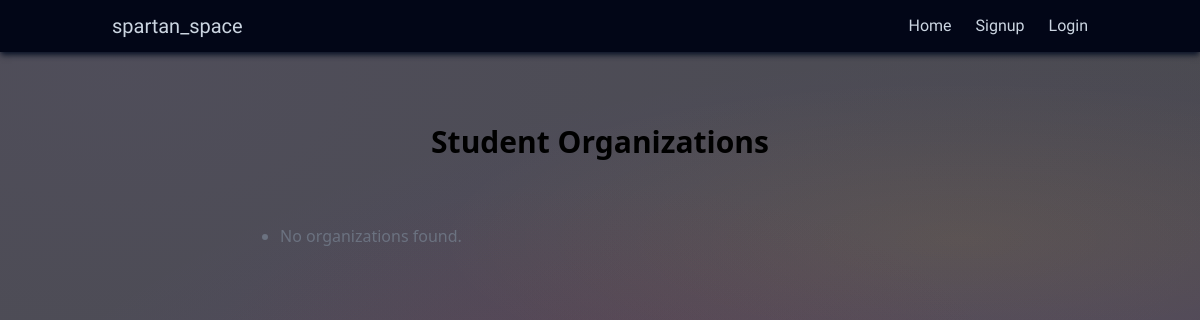
Page /organizations/ on the earlier database version.
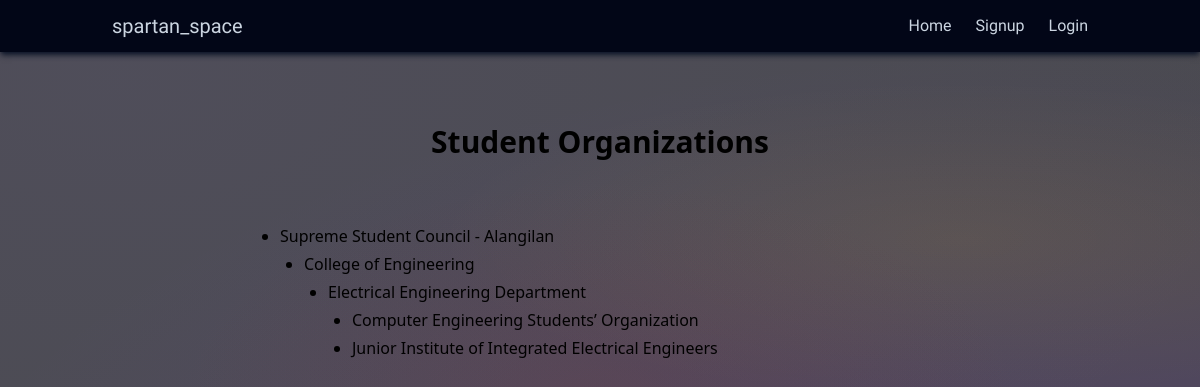
Same page on the later database version.
### users/models.py (models this page shows, shortened)
class Organization(models.Model):
    user = models.OneToOneField(
        "User",
        on_delete=models.CASCADE,
        related_name="org_profile"
        )
    name = models.CharField(max_length=255)
    parent = models.ForeignKey(
        "self",
        null=True,
        blank=True,
        on_delete=models.SET_NULL,
        related_name="children"
    )
    LEVEL_CHOICES = (
        (1, "Council"),
        (2, "College"),
        (3, "Department"),
        (4, "Student Organization"),
    )
    level = models.PositiveSmallIntegerField(choices=LEVEL_CHOICES)

### main/views.py (the view)
# urls.py: path("organizations/", views.organizations, name="organizations"),
def organizations(request):
    roots = Organization.objects.filter(level=1)
    return render(request, "organizations.html", {"roots": roots})

### main/templates/organizations.html (shortened to what this page needs)
{% extends 'base.html' %}
{% block content %}
<div class="text-center py-10">
    <h1 class="text-3xl font-bold mb-6">Student Organizations</h1>
</div>
<div class="max-w-2xl mx-auto">
    <ul class="list-disc pl-4">
        {% for org in roots %}
            {% include "organization_node.html" with org=org %}
        {% empty %}
            <li class="text-gray-500">No organizations found.</li>
        {% endfor %}
    </ul>
</div>
{% endblock %}

### main/templates/base.html (shortened to what this page needs)
{% load static %}
<!DOCTYPE html>
<html lang="en">
    <head>
        <link rel="stylesheet" href="{% static 'css/styles.css' %}">
    </head>
    <body class="northern-aurora">
        {% include 'navbar.html' %}
        <main class="container mx-auto px-6 py-8">
        {% block content %}{% endblock %}
        </main>
    </body>
</html>

### main/templates/navbar.html
<nav class="bg-slate-950 shadow-md shadow-slate-900">
    <div class="container mx-auto px-6 py-3 flex justify-between items-center">
        <a href="/" class="text-slate-300 text-xl font-hubot">
        spartan_space
        </a>
        <ul class="flex space-x-6 font-hubot">
            <li><a href="/" class="text-slate-300 hover:text-blue-600">Home</a></li>
        {% if user.is_authenticated %}
        <li><a href="{% url 'organizations' %}" class="text-slate-300 hover:text-blue-600">Organizations</a></li>
        <li>
            <form action="{% url 'logout' %}" method="post">
                {% csrf_token %}
                <button type="submit" class="text-slate-300 hover:text-blue-600">Logout</button>
            </form>
        </li>
        {% else %}
        <li><a href="{% url 'signup' %}" class="text-slate-300 hover:text-blue-600">Signup</a></li>
        <li><a href="{% url 'login' %}" class="text-slate-300 hover:text-blue-600">Login</a></li>
        {% endif %}
        </ul>
    </div>
</nav>

### main/templates/organization_node.html
<li class="mb-1">
    {{ org.name }}
    {% if org.children.all %}
        <ul class="list-disc pl-6 mt-1">
            {% for child in org.children.all %}
                {% include "organization_node.html" with org=child %}
            {% endfor %}
        </ul>
    {% endif %}
</li>

### main/static/css/styles.css (style rules this page uses)
html, :host { line-height: 1.5; -webkit-text-size-adjust: 100%; -moz-tab-size: 4; -o-tab-size: 4; tab-size: 4; font-family: ui-sans-serif, system-ui, sans-serif, "Apple Color Emoji", "Segoe UI Emoji", "Segoe UI Symbol", "Noto Color Emoji"; font-feature-settings: normal; font-variation-settings: normal; -webkit-tap-highlight-color: transparent; }
body { margin: 0; line-height: inherit; }
h1, h2, h3, h4, h5, h6 { font-size: inherit; font-weight: inherit; }
a { color: inherit; text-decoration: inherit; }
blockquote, dl, dd, h1, h2, h3, h4, h5, h6, hr, figure, p, pre { margin: 0; }
ol, ul, menu { list-style: none; margin: 0; padding: 0; }
.container { width: 100%; }
@media (min-width: 640px) { .container { max-width: 640px; } }
@media (min-width: 768px) { .container { max-width: 768px; } }
@media (min-width: 1024px) { .container { max-width: 1024px; } }
.mx-auto { margin-left: auto; margin-right: auto; }
.mb-1 { margin-bottom: 0.25rem; }
.mb-6 { margin-bottom: 1.5rem; }
.mt-1 { margin-top: 0.25rem; }
.flex { display: flex; }
.max-w-2xl { max-width: 42rem; }
.list-disc { list-style-type: disc; }
.items-center { align-items: center; }
.justify-between { justify-content: space-between; }
.space-x-6 > :not([hidden]) ~ :not([hidden]) { --tw-space-x-reverse: 0; margin-right: calc(1.5rem * var(--tw-space-x-reverse)); margin-left: calc(1.5rem * calc(1 - var(--tw-space-x-reverse))); }
.bg-slate-950 { --tw-bg-opacity: 1; background-color: rgb(2 6 23 / var(--tw-bg-opacity)); }
.px-6 { padding-left: 1.5rem; padding-right: 1.5rem; }
.py-10 { padding-top: 2.5rem; padding-bottom: 2.5rem; }
.py-3 { padding-top: 0.75rem; padding-bottom: 0.75rem; }
.py-8 { padding-top: 2rem; padding-bottom: 2rem; }
.pl-4 { padding-left: 1rem; }
.pl-6 { padding-left: 1.5rem; }
.text-center { text-align: center; }
.font-hubot { font-family: Hubot Sans, sans-serif; }
.text-3xl { font-size: 1.875rem; line-height: 2.25rem; }
.text-xl { font-size: 1.25rem; line-height: 1.75rem; }
.font-bold { font-weight: 700; }
.text-slate-300 { --tw-text-opacity: 1; color: rgb(203 213 225 / var(--tw-text-opacity)); }
.shadow-md { --tw-shadow: 0 4px 6px -1px rgb(0 0 0 / 0.1), 0 2px 4px -2px rgb(0 0 0 / 0.1); --tw-shadow-colored: 0 4px 6px -1px var(--tw-shadow-color), 0 2px 4px -2px var(--tw-shadow-color); box-shadow: var(--tw-ring-offset-shadow, 0 0 #0000), var(--tw-ring-shadow, 0 0 #0000), var(--tw-shadow); }
.shadow-slate-900 { --tw-shadow-color: #0f172a; --tw-shadow: var(--tw-shadow-colored); }
.northern-aurora { position: relative; min-height: 100vh; width: 100%; --tw-bg-opacity: 1; background-color: rgb(0 0 0 / var(--tw-bg-opacity)); background: radial-gradient(ellipse 70% 55% at 50% 50%, rgba(140, 50, 50, 0.15), transparent 50%), radial-gradient(ellipse 160% 130% at 10% 10%, rgba(117, 104, 161, 0.12), transparent 60%), radial-gradient(ellipse 160% 130% at 90% 90%, rgba(138, 43, 226, 0.18), transparent 65%), radial-gradient(ellipse 110% 50% at 80% 30%, rgba(255, 215, 0, 0.08), transparent 40%), #4a4a50; }

Differences in the rows shown:
added Organization: name "Supreme Student Council - Alangilan", shown under "Student Organizations"
added Organization: name "College of Engineering", shown under "Supreme Student Council - Alangilan"
added Organization: name "Electrical Engineering Department", shown under "College of Engineering"
added Organization: name "Computer Engineering Students’ Organization", shown under "Electrical Engineering Department"
added Organization: name "Junior Institute of Integrated Electrical Engineers", shown under "Electrical Engineering Department"
Other differences:
text no longer shown: "No organizations found."
